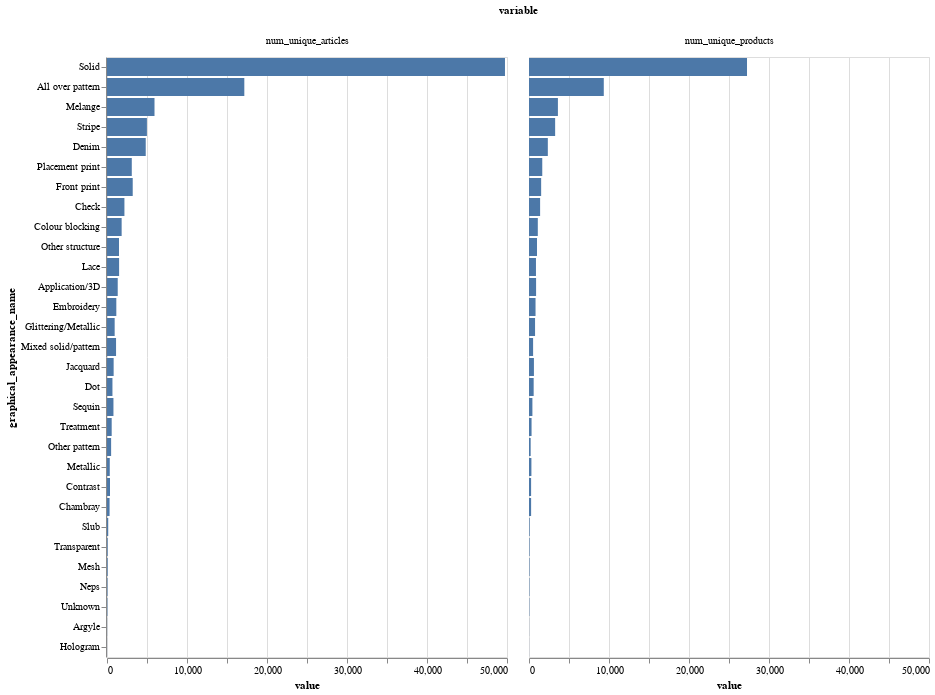

The code cell stored with this chart in its notebook:
### Code cell
alt.Chart(df_graphical_app).mark_bar().encode(
    y=alt.Y("graphical_appearance_name", sort="-x"), x="value", column="variable"
)

### Figure 1 — Vega-Lite specification as saved in the notebook (floating-point values rounded to 4 significant figures)
{"config": {"view": {"continuousWidth": 400, "continuousHeight": 300}}, "data": {"name": "data-c9f8d0b91c11da134109e4bda8d7cb39"}, "mark": "bar", "encoding": {"column": {"field": "variable", "type": "nominal"}, "x": {"field": "value", "type": "quantitative"}, "y": {"field": "graphical_appearance_name", "sort": "-x", "type": "nominal"}}, "$schema": "https://vega.github.io/schema/vega-lite/v4.17.0.json", "datasets": {"data-c9f8d0b91c11da134109e4bda8d7cb39": [{"graphical_appearance_no": -1, "graphical_appearance_name": "Unknown", "variable": "num_unique_products", "value": 43}, {"graphical_appearance_no": 1010001, "graphical_appearance_name": "All over pattern", "variable": "num_unique_products", "value": 9348}, {"graphical_appearance_no": 1010002, "graphical_appearance_name": "Application/3D", "variable": "num_unique_products", "value": 886}, {"graphical_appearance_no": 1010003, "graphical_appearance_name": "Argyle", "variable": "num_unique_products", "value": 13}, {"graphical_appearance_no": 1010004, "graphical_appearance_name": "Check", "variable": "num_unique_products", "value": 1389}, {"graphical_appearance_no": 1010005, "graphical_appearance_name": "Colour blocking", "variable": "num_unique_products", "value": 1101}, {"graphical_appearance_no": 1010006, "graphical_appearance_name": "Dot", "variable": "num_unique_products", "value": 583}, {"graphical_appearance_no": 1010007, "graphical_appearance_name": "Embroidery", "variable": "num_unique_products", "value": 817}, {"graphical_appearance_no": 1010008, "graphical_appearance_name": "Front print", "variable": "num_unique_products", "value": 1519}, {"graphical_appearance_no": 1010009, "graphical_appearance_name": "Glittering/Metallic", "variable": "num_unique_products", "value": 757}, {"graphical_appearance_no": 1010010, "graphical_appearance_name": "Melange", "variable": "num_unique_products", "value": 3614}, {"graphical_appearance_no": 1010011, "graphical_appearance_name": "Metallic", "variable": "num_unique_products", "value": 300}, {"graphical_appearance_no": 1010012, "graphical_appearance_name": "Mixed solid/pattern", "variable": "num_unique_products", "value": 513}, {"graphical_appearance_no": 1010013, "graphical_appearance_name": "Other pattern", "variable": "num_unique_products", "value": 209}, {"graphical_appearance_no": 1010014, "graphical_appearance_name": "Placement print", "variable": "num_unique_products", "value": 1658}, {"graphical_appearance_no": 1010015, "graphical_appearance_name": "Sequin", "variable": "num_unique_products", "value": 425}, {"graphical_appearance_no": 1010016, "graphical_appearance_name": "Solid", "variable": "num_unique_products", "value": 27251}, {"graphical_appearance_no": 1010017, "graphical_appearance_name": "Stripe", "variable": "num_unique_products", "value": 3268}, {"graphical_appearance_no": 1010018, "graphical_appearance_name": "Treatment", "variable": "num_unique_products", "value": 320}, {"graphical_appearance_no": 1010019, "graphical_appearance_name": "Transparent", "variable": "num_unique_products", "value": 68}, {"graphical_appearance_no": 1010020, "graphical_appearance_name": "Contrast", "variable": "num_unique_products", "value": 263}, {"graphical_appearance_no": 1010021, "graphical_appearance_name": "Lace", "variable": "num_unique_products", "value": 871}, {"graphical_appearance_no": 1010022, "graphical_appearance_name": "Jacquard", "variable": "num_unique_products", "value": 616}, {"graphical_appearance_no": 1010023, "graphical_appearance_name": "Denim", "variable": "num_unique_products", "value": 2353}, {"graphical_appearance_no": 1010024, "graphical_appearance_name": "Chambray", "variable": "num_unique_products", "value": 264}, {"graphical_appearance_no": 1010025, "graphical_appearance_name": "Slub", "variable": "num_unique_products", "value": 80}, {"graphical_appearance_no": 1010026, "graphical_appearance_name": "Other structure", "variable": "num_unique_products", "value": 997}, {"graphical_appearance_no": 1010027, "graphical_appearance_name": "Neps", "variable": "num_unique_products", "value": 53}, {"graphical_appearance_no": 1010028, "graphical_appearance_name": "Mesh", "variable": "num_unique_products", "value": 63}, {"graphical_appearance_no": 1010029, "graphical_appearance_name": "Hologram", "variable": "num_unique_products", "value": 8}, {"graphical_appearance_no": -1, "graphical_appearance_name": "Unknown", "variable": "num_unique_articles", "value": 52}, {"graphical_appearance_no": 1010001, "graphical_appearance_name": "All over pattern", "variable": "num_unique_articles", "value": 17165}, {"graphical_appearance_no": 1010002, "graphical_appearance_name": "Application/3D", "variable": "num_unique_articles", "value": 1341}, {"graphical_appearance_no": 1010003, "graphical_appearance_name": "Argyle", "variable": "num_unique_articles", "value": 15}, {"graphical_appearance_no": 1010004, "graphical_appearance_name": "Check", "variable": "num_unique_articles", "value": 2178}, {"graphical_appearance_no": 1010005, "graphical_appearance_name": "Colour blocking", "variable": "num_unique_articles", "value": 1830}, {"graphical_appearance_no": 1010006, "graphical_appearance_name": "Dot", "variable": "num_unique_articles", "value": 681}, {"graphical_appearance_no": 1010007, "graphical_appearance_name": "Embroidery", "variable": "num_unique_articles", "value": 1165}, {"graphical_appearance_no": 1010008, "graphical_appearance_name": "Front print", "variable": "num_unique_articles", "value": 3215}, {"graphical_appearance_no": 1010009, "graphical_appearance_name": "Glittering/Metallic", "variable": "num_unique_articles", "value": 958}, {"graphical_appearance_no": 1010010, "graphical_appearance_name": "Melange", "variable": "num_unique_articles", "value": 5938}, {"graphical_appearance_no": 1010011, "graphical_appearance_name": "Metallic", "variable": "num_unique_articles", "value": 346}, {"graphical_appearance_no": 1010012, "graphical_appearance_name": "Mixed solid/pattern", "variable": "num_unique_articles", "value": 1132}, {"graphical_appearance_no": 1010013, "graphical_appearance_name": "Other pattern", "variable": "num_unique_articles", "value": 515}, {"graphical_appearance_no": 1010014, "graphical_appearance_name": "Placement print", "variable": "num_unique_articles", "value": 3098}, {"graphical_appearance_no": 1010015, "graphical_appearance_name": "Sequin", "variable": "num_unique_articles", "value": 806}, {"graphical_appearance_no": 1010016, "graphical_appearance_name": "Solid", "variable": "num_unique_articles", "value": 49747}, {"graphical_appearance_no": 1010017, "graphical_appearance_name": "Stripe", "variable": "num_unique_articles", "value": 4990}, {"graphical_appearance_no": 1010018, "graphical_appearance_name": "Treatment", "variable": "num_unique_articles", "value": 586}, {"graphical_appearance_no": 1010019, "graphical_appearance_name": "Transparent", "variable": "num_unique_articles", "value": 86}, {"graphical_appearance_no": 1010020, "graphical_appearance_name": "Contrast", "variable": "num_unique_articles", "value": 376}, {"graphical_appearance_no": 1010021, "graphical_appearance_name": "Lace", "variable": "num_unique_articles", "value": 1513}, {"graphical_appearance_no": 1010022, "graphical_appearance_name": "Jacquard", "variable": "num_unique_articles", "value": 830}, {"graphical_appearance_no": 1010023, "graphical_appearance_name": "Denim", "variable": "num_unique_articles", "value": 4842}, {"graphical_appearance_no": 1010024, "graphical_appearance_name": "Chambray", "variable": "num_unique_articles", "value": 322}, {"graphical_appearance_no": 1010025, "graphical_appearance_name": "Slub", "variable": "num_unique_articles", "value": 153}, {"graphical_appearance_no": 1010026, "graphical_appearance_name": "Other structure", "variable": "num_unique_articles", "value": 1502}, {"graphical_appearance_no": 1010027, "graphical_appearance_name": "Neps", "variable": "num_unique_articles", "value": 66}, {"graphical_appearance_no": 1010028, "graphical_appearance_name": "Mesh", "variable": "num_unique_articles", "value": 86}, {"graphical_appearance_no": 1010029, "graphical_appearance_name": "Hologram", "variable": "num_unique_articles", "value": 8}]}}
